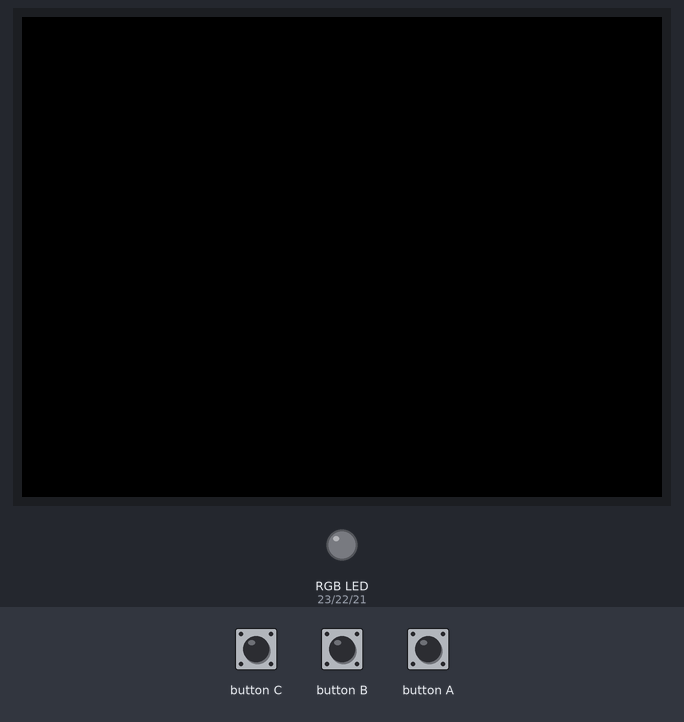
The sketch below on a simulated ESP32. On the bench: 320×240 colour display, an RGB LED mixed from three pins (HIGH = lit). The test bench sets the inputs (shaded band).

Above: at 1.4 s.
1.5 s: button C pressed for 0.15 s
At 2.3 s:
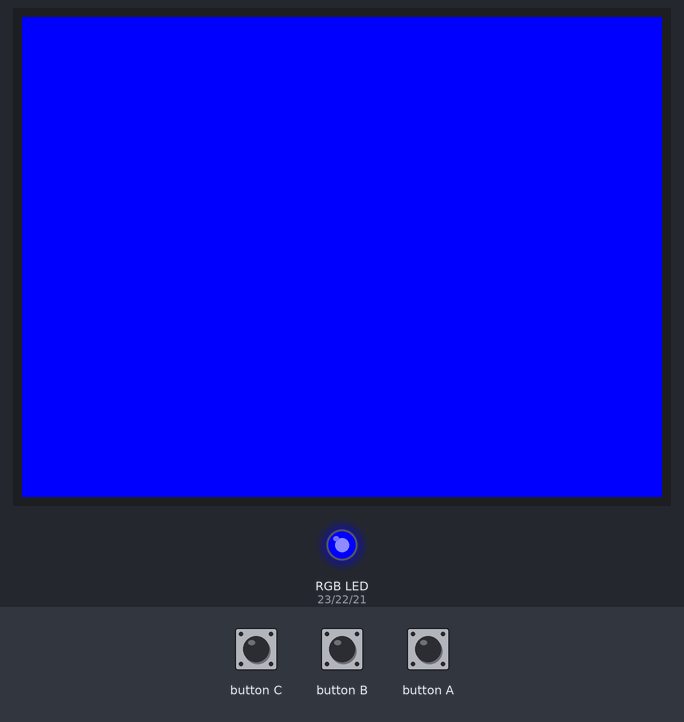
3.1 s: button B pressed for 0.15 s
At 3.5 s:
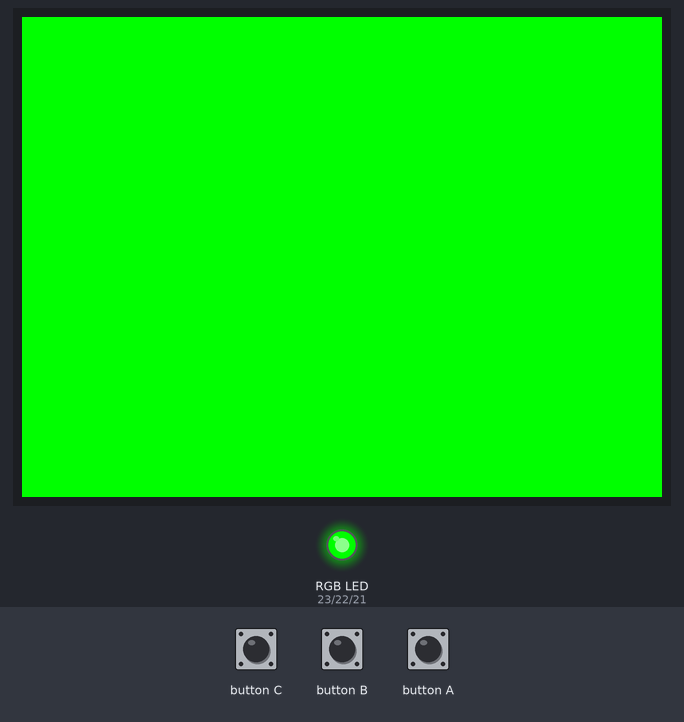
4.7 s: button A pressed for 0.15 s
At 5.9 s:
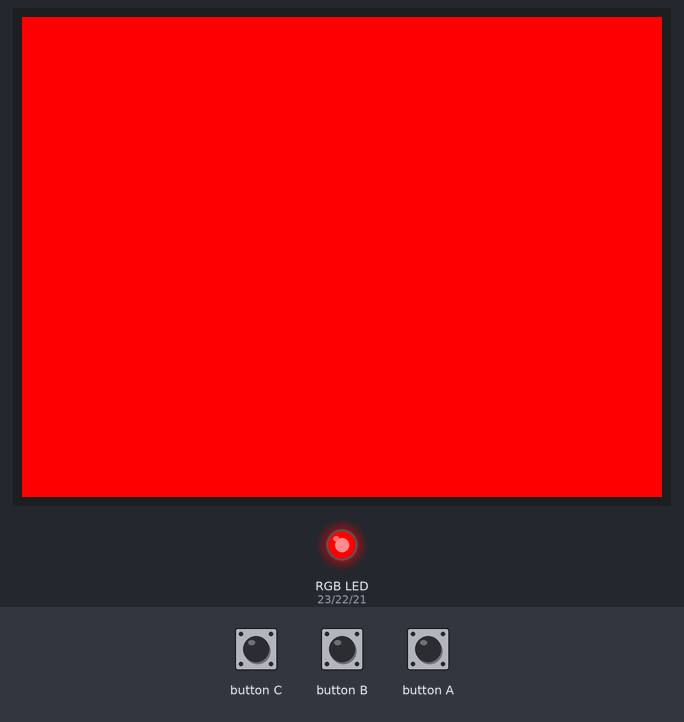
6.3 s: button C pressed for 1 s
At 8.4 s:
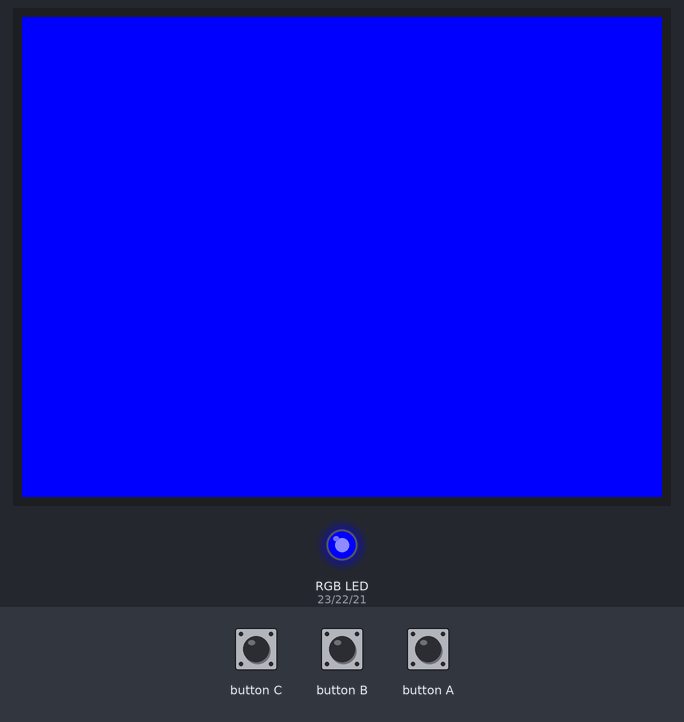
8.8 s: button B pressed for 1 s
At 10.3 s:
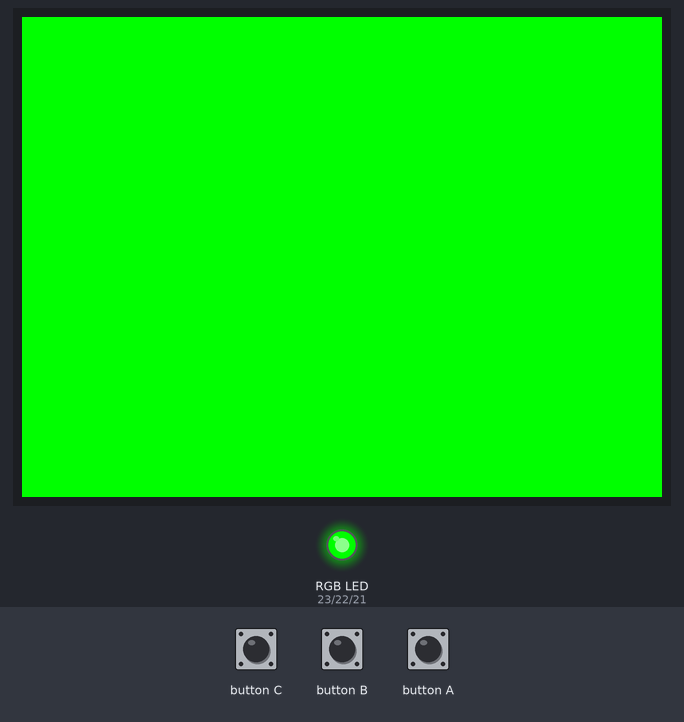
Timing chart, 0 to 11.8 s (numbered marks = the images above; inputs shaded):
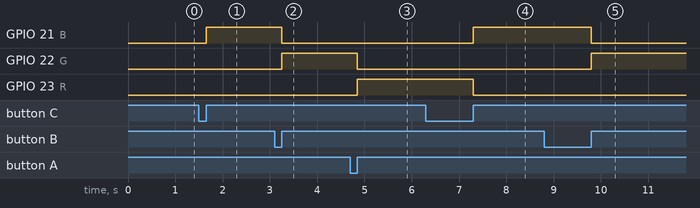

The sketch:

RGB_Led.ino
```cpp
#include <M5Stack.h>

#define G 22
#define R 23
#define B 21

uint8_t flag = 0;

void setup() {

  M5.begin(true, false, true);
  M5.Lcd.clear(BLACK);
  pinMode(R,OUTPUT);
  pinMode(G,OUTPUT);
  pinMode(B,OUTPUT);
  off_led();
}

void loop() {
 M5.update();
  if (M5.BtnA.wasReleased()) {
    off_led();
    enable_led(R);
    M5.Lcd.clear(RED);
  }
  else if (M5.BtnB.wasReleased()) {
    off_led();
    enable_led(G);
    M5.Lcd.clear(GREEN);
  }
  else if (M5.BtnC.wasReleased()) {
    off_led();
   enable_led(B);
   M5.Lcd.clear(BLUE);
  }
  else if (M5.BtnC.wasReleasefor(300))
  {
    flag = 0;
    while (flag < 10) {rainbow() ;flag+=1;}
  }

}

void rainbow()
{
  enable_led(R);
  delay(1000);
  enable_led(G);
  delay(1000);
  enable_led(B);
  delay(1000);
  off_led();
  enable_led(G);
  enable_led(B);
  delay(1000);
  off_led();
  enable_led(G);
  enable_led(R);
  delay(1000);
}

void off_led()
{
  digitalWrite(R,LOW);
  digitalWrite(G,LOW);
  digitalWrite(B,LOW);
}

void enable_led(uint8_t pin)
{
  digitalWrite(pin,HIGH);
}
```

Measured:
- after the input at 1.5 s, GPIO 21 (B): LOW → HIGH after 0.15 s
- after the input at 3.1 s, GPIO 21 (B): HIGH → LOW after 0.15 s; GPIO 22 (G): LOW → HIGH after 0.15 s
- after the input at 4.7 s, GPIO 22 (G): HIGH → LOW after 0.15 s; GPIO 23 (R): LOW → HIGH after 0.15 s
- after the input at 6.3 s, GPIO 21 (B): LOW → HIGH after 1.0 s; GPIO 23 (R): HIGH → LOW after 1.0 s
- after the input at 8.8 s, GPIO 21 (B): HIGH → LOW after 1.0 s; GPIO 22 (G): LOW → HIGH after 1.0 s
